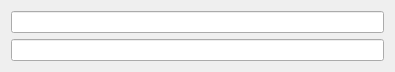
<?xml version="1.0" encoding="UTF-8"?>
<ui version="4.0">
 <class>Frame</class>
 <widget class="QFrame" name="Frame">
  <property name="geometry">
   <rect>
    <x>0</x>
    <y>0</y>
    <width>395</width>
    <height>68</height>
   </rect>
  </property>
  <property name="windowTitle">
   <string>Frame</string>
  </property>
  <layout class="QVBoxLayout" name="verticalLayout">
   <item>
    <widget class="QLineEdit" name="lineEdit_save"/>
   </item>
   <item>
    <widget class="QLineEdit" name="lineEdit_2"/>
   </item>
  </layout>
 </widget>
 <resources/>
 <connections/>
</ui>
